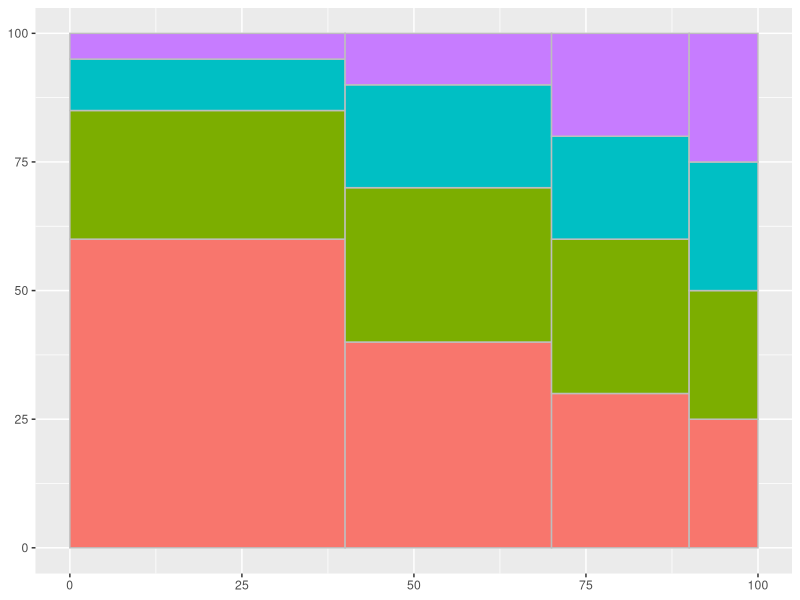
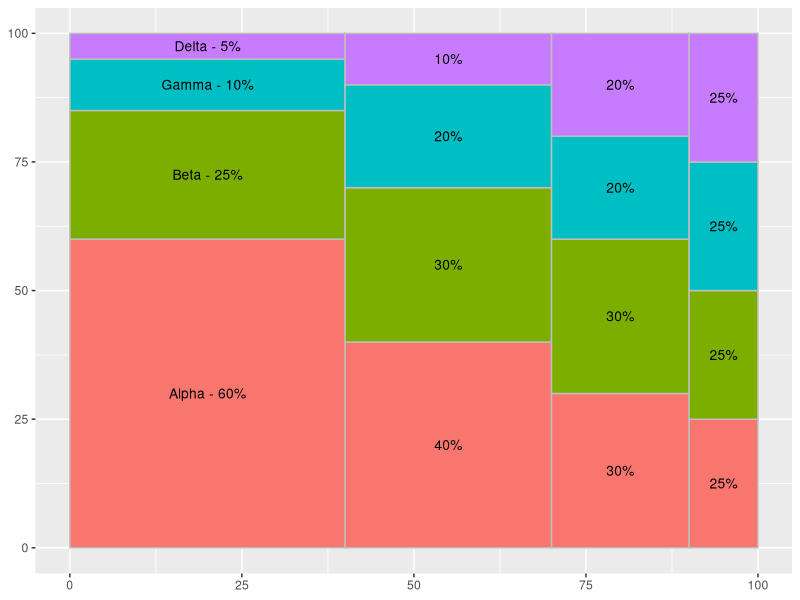
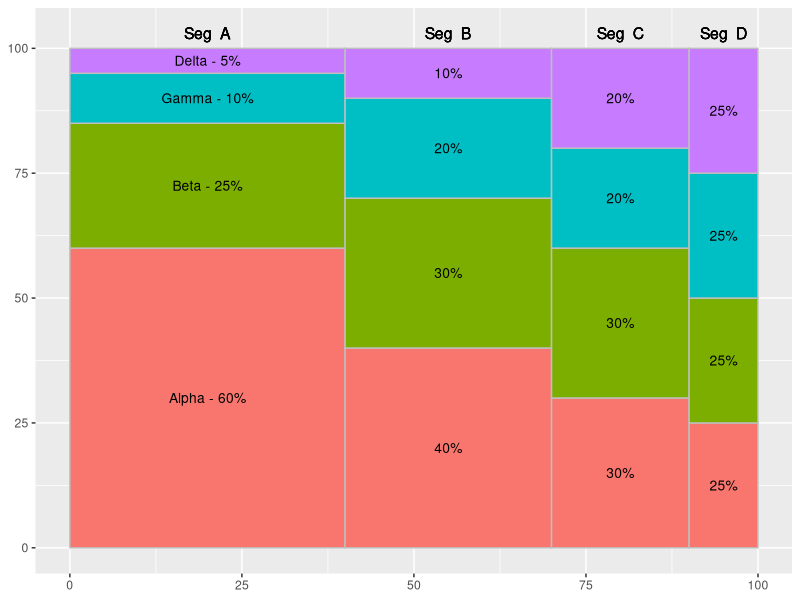
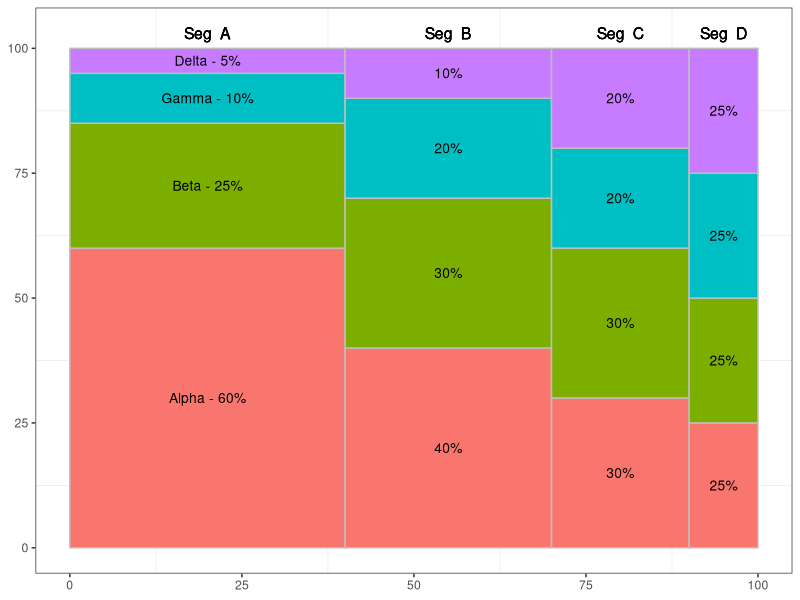

The R source for these figures, in order:
# Copyright @ Ye XIA <qazxiaye@126.com>
# part of the code is from https://learnr.wordpress.com

library(ggplot2)
library(plyr)
library(reshape)
    
df <- data.frame(
    segment = c("A", "B", "C", "D"), 
    segpct = c(40, 30, 20, 10), 
    Alpha = c(60, 40, 30, 25), 
    Beta = c(25, 30, 30, 25), 
    Gamma = c(10, 20, 20, 25), 
    Delta = c(5, 10, 20, 25)
)

df$xmax   <- cumsum(df$segpct)
df$xmin   <- df$xmax - df$segpct
df$segpct <- NULL

(dfm <- melt(df, id = c("segment", "xmin", "xmax")))
(dfm <- ddply(dfm, .(segment), transform, ymax = cumsum(value)))
(dfm <- ddply(dfm, .(segment), transform, ymin = ymax - value))

dfm$xtext <- with(dfm, xmin + (xmax - xmin)/2)
dfm$ytext <- with(dfm, ymin + (ymax - ymin)/2)

png("1.png", width = 1000, height = 1000)
ggplot(dfm, aes(ymin = ymin, ymax = ymax, xmin = xmin, xmax = xmax, fill = variable)) + geom_rect(colour = I("grey")) + theme(legend.position = "none") + xlab(NULL) + ylab(NULL)

png("2.png", width = 1000, height = 1000)
last_plot() + geom_text(aes(x = xtext, y = ytext, label = ifelse(segment == "A", paste(variable, " - ", value, "%", sep = ""), paste(value, "%", sep = ""))), size = 3.5)

png("3.png", width = 1000, height = 1000)
last_plot() + geom_text(aes(x = xtext, y = 103, label = paste("Seg ", segment)), size = 4)

png("4.png", width = 1000, height = 1000)
last_plot() + theme_bw() + theme(legend.position = "none", panel.grid.major = element_line(colour = NA))
